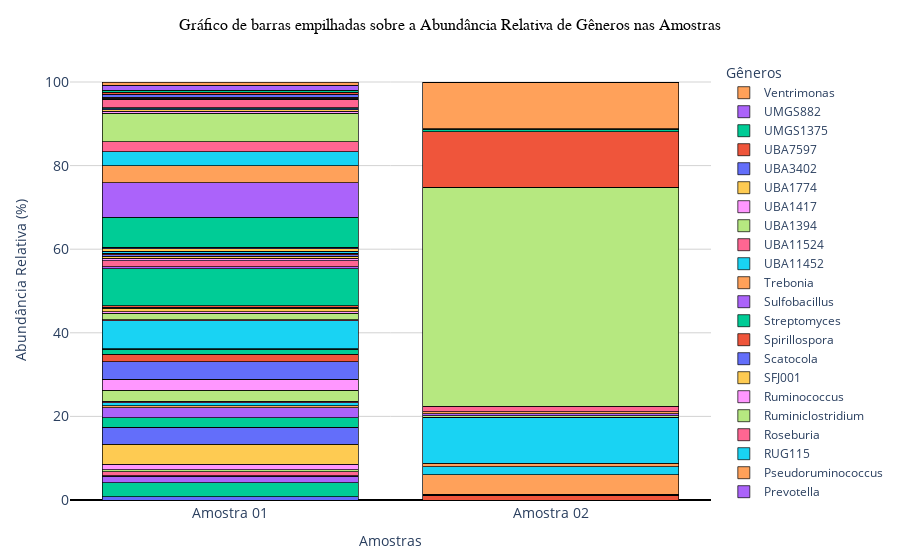

Notebook source saved alongside this figure:
### Markdown cell above
O seguinte código abaixo busca desenvolver um gráfico de barras empilhadas considerando o gênero e a abundância relativa calculada anteriormente para cada uma das amostras. Optei por fazer um gráfico interativo para melhor visualização de cada gênero e sua respectiva abundância de forma individual.

Caso seja do interesse salvar de forma não interativa, basta não comentar a última linha de código

### Code cell
amostras = ["Amostra 01", "Amostra 02"]

cores = px.colors.qualitative.Plotly

trace_list = []
for i, genero in enumerate(genero_abundancia_relativa["Genero"].unique()):
    valores = genero_abundancia_relativa.loc[
        genero_abundancia_relativa["Genero"] == genero, ["Amostra 1 (%)", "Amostra 2 (%)"]
    ].values.flatten()

    trace = go.Bar(
        x=amostras,
        y=valores,
        name=genero, 
        hovertemplate='<b>%{x}</b><br>Gênero: ' + genero + '<br>Abundância Relativa: %{y:.2f}%',
        marker=dict(color=cores[i % len(cores)], line=dict(color="black", width=0.7)),
        hoverlabel=dict(namelength=0) 
    )
    trace_list.append(trace)

layout = go.Layout(
    title=dict(
        text="Gráfico de barras empilhadas sobre a Abundância Relativa de Gêneros nas Amostras",
        x=0.5, 
        font=dict(size=16, family="Arial, sans-serif", color="black")
    ),
    xaxis=dict(
        title="Amostras",
        tickfont=dict(size=14),
        showline=True,
        linecolor="black"
    ),
    yaxis=dict(
        title="Abundância Relativa (%)",
        tickfont=dict(size=14),
        showgrid=True,
        gridcolor="lightgrey",
        zeroline=True,
        zerolinecolor="black"
    ),
    barmode="stack",
    legend=dict(
        title="Gêneros",
        x=1.02,
        y=1,
        font=dict(size=12)
    ),
    plot_bgcolor="white",
    margin=dict(t=60, r=50, b=60, l=70),
)

fig = go.Figure(data=trace_list, layout=layout)
fig.show()


fig.write_html("./resultados/grafico_barras_empilhadas.html")
# fig.write_image("./resultados/grafico_barras_empilhadas.png") #Caso queira salvar o gráfico de forma não interativa

### Figure 1 — Plotly figure (JSON) as saved in the notebook; plotly's stock layout.template omitted (floating-point values rounded to 4 significant figures)
{"data": [{"hoverlabel": {"namelength": 0}, "hovertemplate": "<b>%{x}</b><br>Gênero: Acetatifactor<br>Abundância Relativa: %{y:.2f}%", "marker": {"color": "#636EFA", "line": {"color": "black", "width": 0.7}}, "name": "Acetatifactor", "type": "bar", "x": ["Amostra 01", "Amostra 02"], "y": [0.8, 0]}, {"hoverlabel": {"namelength": 0}, "hovertemplate": "<b>%{x}</b><br>Gênero: Actinopolyspora<br>Abundância Relativa: %{y:.2f}%", "marker": {"color": "#EF553B", "line": {"color": "black", "width": 0.7}}, "name": "Actinopolyspora", "type": "bar", "x": ["Amostra 01", "Amostra 02"], "y": [0, 1.17]}, {"hoverlabel": {"namelength": 0}, "hovertemplate": "<b>%{x}</b><br>Gênero: Agathobacter<br>Abundância Relativa: %{y:.2f}%", "marker": {"color": "#00CC96", "line": {"color": "black", "width": 0.7}}, "name": "Agathobacter", "type": "bar", "x": ["Amostra 01", "Amostra 02"], "y": [3.35, 0]}, {"hoverlabel": {"namelength": 0}, "hovertemplate": "<b>%{x}</b><br>Gênero: Agathobaculum<br>Abundância Relativa: %{y:.2f}%", "marker": {"color": "#AB63FA", "line": {"color": "black", "width": 0.7}}, "name": "Agathobaculum", "type": "bar", "x": ["Amostra 01", "Amostra 02"], "y": [1.48, 0]}, {"hoverlabel": {"namelength": 0}, "hovertemplate": "<b>%{x}</b><br>Gênero: Akkermansia<br>Abundância Relativa: %{y:.2f}%", "marker": {"color": "#FFA15A", "line": {"color": "black", "width": 0.7}}, "name": "Akkermansia", "type": "bar", "x": ["Amostra 01", "Amostra 02"], "y": [0.19, 0]}, {"hoverlabel": {"namelength": 0}, "hovertemplate": "<b>%{x}</b><br>Gênero: Alicyclobacillus<br>Abundância Relativa: %{y:.2f}%", "marker": {"color": "#19D3F3", "line": {"color": "black", "width": 0.7}}, "name": "Alicyclobacillus", "type": "bar", "x": ["Amostra 01", "Amostra 02"], "y": [0, 0.21]}, {"hoverlabel": {"namelength": 0}, "hovertemplate": "<b>%{x}</b><br>Gênero: Alistipes<br>Abundância Relativa: %{y:.2f}%", "marker": {"color": "#FF6692", "line": {"color": "black", "width": 0.7}}, "name": "Alistipes", "type": "bar", "x": ["Amostra 01", "Amostra 02"], "y": [0.95, 0]}, {"hoverlabel": {"namelength": 0}, "hovertemplate": "<b>%{x}</b><br>Gênero: Anaerobutyricum<br>Abundância Relativa: %{y:.2f}%", "marker": {"color": "#B6E880", "line": {"color": "black", "width": 0.7}}, "name": "Anaerobutyricum", "type": "bar", "x": ["Amostra 01", "Amostra 02"], "y": [0.49, 0]}, {"hoverlabel": {"namelength": 0}, "hovertemplate": "<b>%{x}</b><br>Gênero: Anaerostipes<br>Abundância Relativa: %{y:.2f}%", "marker": {"color": "#FF97FF", "line": {"color": "black", "width": 0.7}}, "name": "Anaerostipes", "type": "bar", "x": ["Amostra 01", "Amostra 02"], "y": [1.33, 0]}, {"hoverlabel": {"namelength": 0}, "hovertemplate": "<b>%{x}</b><br>Gênero: Bacteroides<br>Abundância Relativa: %{y:.2f}%", "marker": {"color": "#FECB52", "line": {"color": "black", "width": 0.7}}, "name": "Bacteroides", "type": "bar", "x": ["Amostra 01", "Amostra 02"], "y": [4.72, 0]}, {"hoverlabel": {"namelength": 0}, "hovertemplate": "<b>%{x}</b><br>Gênero: Blautia<br>Abundância Relativa: %{y:.2f}%", "marker": {"color": "#636EFA", "line": {"color": "black", "width": 0.7}}, "name": "Blautia", "type": "bar", "x": ["Amostra 01", "Amostra 02"], "y": [3.96, 0]}, {"hoverlabel": {"namelength": 0}, "hovertemplate": "<b>%{x}</b><br>Gênero: Bulleidia<br>Abundância Relativa: %{y:.2f}%", "marker": {"color": "#EF553B", "line": {"color": "black", "width": 0.7}}, "name": "Bulleidia", "type": "bar", "x": ["Amostra 01", "Amostra 02"], "y": [0.19, 0]}, {"hoverlabel": {"namelength": 0}, "hovertemplate": "<b>%{x}</b><br>Gênero: Butyribacter<br>Abundância Relativa: %{y:.2f}%", "marker": {"color": "#00CC96", "line": {"color": "black", "width": 0.7}}, "name": "Butyribacter", "type": "bar", "x": ["Amostra 01", "Amostra 02"], "y": [2.17, 0]}, {"hoverlabel": {"namelength": 0}, "hovertemplate": "<b>%{x}</b><br>Gênero: Butyricicoccus<br>Abundância Relativa: %{y:.2f}%", "marker": {"color": "#AB63FA", "line": {"color": "black", "width": 0.7}}, "name": "Butyricicoccus", "type": "bar", "x": ["Amostra 01", "Amostra 02"], "y": [2.47, 0]}, {"hoverlabel": {"namelength": 0}, "hovertemplate": "<b>%{x}</b><br>Gênero: CAG-115<br>Abundância Relativa: %{y:.2f}%", "marker": {"color": "#FFA15A", "line": {"color": "black", "width": 0.7}}, "name": "CAG-115", "type": "bar", "x": ["Amostra 01", "Amostra 02"], "y": [0.49, 0]}, {"hoverlabel": {"namelength": 0}, "hovertemplate": "<b>%{x}</b><br>Gênero: CAG-177<br>Abundância Relativa: %{y:.2f}%", "marker": {"color": "#19D3F3", "line": {"color": "black", "width": 0.7}}, "name": "CAG-177", "type": "bar", "x": ["Amostra 01", "Amostra 02"], "y": [0.65, 0]}, {"hoverlabel": {"namelength": 0}, "hovertemplate": "<b>%{x}</b><br>Gênero: CAG-217<br>Abundância Relativa: %{y:.2f}%", "marker": {"color": "#FF6692", "line": {"color": "black", "width": 0.7}}, "name": "CAG-217", "type": "bar", "x": ["Amostra 01", "Amostra 02"], "y": [0.38, 0]}, {"hoverlabel": {"namelength": 0}, "hovertemplate": "<b>%{x}</b><br>Gênero: CAG-41<br>Abundância Relativa: %{y:.2f}%", "marker": {"color": "#B6E880", "line": {"color": "black", "width": 0.7}}, "name": "CAG-41", "type": "bar", "x": ["Amostra 01", "Amostra 02"], "y": [2.63, 0]}, {"hoverlabel": {"namelength": 0}, "hovertemplate": "<b>%{x}</b><br>Gênero: CAG-83<br>Abundância Relativa: %{y:.2f}%", "marker": {"color": "#FF97FF", "line": {"color": "black", "width": 0.7}}, "name": "CAG-83", "type": "bar", "x": ["Amostra 01", "Amostra 02"], "y": [2.51, 0]}, {"hoverlabel": {"namelength": 0}, "hovertemplate": "<b>%{x}</b><br>Gênero: CAG-841<br>Abundância Relativa: %{y:.2f}%", "marker": {"color": "#FECB52", "line": {"color": "black", "width": 0.7}}, "name": "CAG-841", "type": "bar", "x": ["Amostra 01", "Amostra 02"], "y": [0.11, 0]}, {"hoverlabel": {"namelength": 0}, "hovertemplate": "<b>%{x}</b><br>Gênero: Clostridium<br>Abundância Relativa: %{y:.2f}%", "marker": {"color": "#636EFA", "line": {"color": "black", "width": 0.7}}, "name": "Clostridium", "type": "bar", "x": ["Amostra 01", "Amostra 02"], "y": [4.15, 0]}, {"hoverlabel": {"namelength": 0}, "hovertemplate": "<b>%{x}</b><br>Gênero: Coprococcus<br>Abundância Relativa: %{y:.2f}%", "marker": {"color": "#EF553B", "line": {"color": "black", "width": 0.7}}, "name": "Coprococcus", "type": "bar", "x": ["Amostra 01", "Amostra 02"], "y": [1.83, 0]}, {"hoverlabel": {"namelength": 0}, "hovertemplate": "<b>%{x}</b><br>Gênero: Copromonas<br>Abundância Relativa: %{y:.2f}%", "marker": {"color": "#00CC96", "line": {"color": "black", "width": 0.7}}, "name": "Copromonas", "type": "bar", "x": ["Amostra 01", "Amostra 02"], "y": [1.22, 0]}, {"hoverlabel": {"namelength": 0}, "hovertemplate": "<b>%{x}</b><br>Gênero: Cronobacter<br>Abundância Relativa: %{y:.2f}%", "marker": {"color": "#AB63FA", "line": {"color": "black", "width": 0.7}}, "name": "Cronobacter", "type": "bar", "x": ["Amostra 01", "Amostra 02"], "y": [0.11, 0]}, {"hoverlabel": {"namelength": 0}, "hovertemplate": "<b>%{x}</b><br>Gênero: Curtobacterium<br>Abundância Relativa: %{y:.2f}%", "marker": {"color": "#FFA15A", "line": {"color": "black", "width": 0.7}}, "name": "Curtobacterium", "type": "bar", "x": ["Amostra 01", "Amostra 02"], "y": [0, 4.7]}, {"hoverlabel": {"namelength": 0}, "hovertemplate": "<b>%{x}</b><br>Gênero: Desconhecido<br>Abundância Relativa: %{y:.2f}%", "marker": {"color": "#19D3F3", "line": {"color": "black", "width": 0.7}}, "name": "Desconhecido", "type": "bar", "x": ["Amostra 01", "Amostra 02"], "y": [6.7, 1.85]}, {"hoverlabel": {"namelength": 0}, "hovertemplate": "<b>%{x}</b><br>Gênero: Dialister<br>Abundância Relativa: %{y:.2f}%", "marker": {"color": "#FF6692", "line": {"color": "black", "width": 0.7}}, "name": "Dialister", "type": "bar", "x": ["Amostra 01", "Amostra 02"], "y": [0.27, 0]}, {"hoverlabel": {"namelength": 0}, "hovertemplate": "<b>%{x}</b><br>Gênero: Dorea<br>Abundância Relativa: %{y:.2f}%", "marker": {"color": "#B6E880", "line": {"color": "black", "width": 0.7}}, "name": "Dorea", "type": "bar", "x": ["Amostra 01", "Amostra 02"], "y": [1.52, 0]}, {"hoverlabel": {"namelength": 0}, "hovertemplate": "<b>%{x}</b><br>Gênero: Duodenibacillus<br>Abundância Relativa: %{y:.2f}%", "marker": {"color": "#FF97FF", "line": {"color": "black", "width": 0.7}}, "name": "Duodenibacillus", "type": "bar", "x": ["Amostra 01", "Amostra 02"], "y": [0.34, 0]}, {"hoverlabel": {"namelength": 0}, "hovertemplate": "<b>%{x}</b><br>Gênero: Dysosmobacter<br>Abundância Relativa: %{y:.2f}%", "marker": {"color": "#FECB52", "line": {"color": "black", "width": 0.7}}, "name": "Dysosmobacter", "type": "bar", "x": ["Amostra 01", "Amostra 02"], "y": [0.91, 0]}, {"hoverlabel": {"namelength": 0}, "hovertemplate": "<b>%{x}</b><br>Gênero: Ellagibacter<br>Abundância Relativa: %{y:.2f}%", "marker": {"color": "#636EFA", "line": {"color": "black", "width": 0.7}}, "name": "Ellagibacter", "type": "bar", "x": ["Amostra 01", "Amostra 02"], "y": [0.15, 0]}, {"hoverlabel": {"namelength": 0}, "hovertemplate": "<b>%{x}</b><br>Gênero: Eubacterium<br>Abundância Relativa: %{y:.2f}%", "marker": {"color": "#EF553B", "line": {"color": "black", "width": 0.7}}, "name": "Eubacterium", "type": "bar", "x": ["Amostra 01", "Amostra 02"], "y": [0.42, 0]}, {"hoverlabel": {"namelength": 0}, "hovertemplate": "<b>%{x}</b><br>Gênero: Faecalibacterium<br>Abundância Relativa: %{y:.2f}%", "marker": {"color": "#00CC96", "line": {"color": "black", "width": 0.7}}, "name": "Faecalibacterium", "type": "bar", "x": ["Amostra 01", "Amostra 02"], "y": [8.79, 0]}, {"hoverlabel": {"namelength": 0}, "hovertemplate": "<b>%{x}</b><br>Gênero: Fusicatenibacter<br>Abundância Relativa: %{y:.2f}%", "marker": {"color": "#AB63FA", "line": {"color": "black", "width": 0.7}}, "name": "Fusicatenibacter", "type": "bar", "x": ["Amostra 01", "Amostra 02"], "y": [0.57, 0]}, {"hoverlabel": {"namelength": 0}, "hovertemplate": "<b>%{x}</b><br>Gênero: Geodermatophilus<br>Abundância Relativa: %{y:.2f}%", "marker": {"color": "#FFA15A", "line": {"color": "black", "width": 0.7}}, "name": "Geodermatophilus", "type": "bar", "x": ["Amostra 01", "Amostra 02"], "y": [0, 0.89]}, {"hoverlabel": {"namelength": 0}, "hovertemplate": "<b>%{x}</b><br>Gênero: Gryllotalpicola<br>Abundância Relativa: %{y:.2f}%", "marker": {"color": "#19D3F3", "line": {"color": "black", "width": 0.7}}, "name": "Gryllotalpicola", "type": "bar", "x": ["Amostra 01", "Amostra 02"], "y": [0, 10.97]}, {"hoverlabel": {"namelength": 0}, "hovertemplate": "<b>%{x}</b><br>Gênero: Intestinibacter<br>Abundância Relativa: %{y:.2f}%", "marker": {"color": "#FF6692", "line": {"color": "black", "width": 0.7}}, "name": "Intestinibacter", "type": "bar", "x": ["Amostra 01", "Amostra 02"], "y": [1.41, 0]}, {"hoverlabel": {"namelength": 0}, "hovertemplate": "<b>%{x}</b><br>Gênero: JADGQX01<br>Abundância Relativa: %{y:.2f}%", "marker": {"color": "#B6E880", "line": {"color": "black", "width": 0.7}}, "name": "JADGQX01", "type": "bar", "x": ["Amostra 01", "Amostra 02"], "y": [0, 0.34]}, {"hoverlabel": {"namelength": 0}, "hovertemplate": "<b>%{x}</b><br>Gênero: Lachnospira<br>Abundância Relativa: %{y:.2f}%", "marker": {"color": "#FF97FF", "line": {"color": "black", "width": 0.7}}, "name": "Lachnospira", "type": "bar", "x": ["Amostra 01", "Amostra 02"], "y": [0.53, 0]}, {"hoverlabel": {"namelength": 0}, "hovertemplate": "<b>%{x}</b><br>Gênero: Limivicinus<br>Abundância Relativa: %{y:.2f}%", "marker": {"color": "#FECB52", "line": {"color": "black", "width": 0.7}}, "name": "Limivicinus", "type": "bar", "x": ["Amostra 01", "Amostra 02"], "y": [0.53, 0]}, {"hoverlabel": {"namelength": 0}, "hovertemplate": "<b>%{x}</b><br>Gênero: Merdicola<br>Abundância Relativa: %{y:.2f}%", "marker": {"color": "#636EFA", "line": {"color": "black", "width": 0.7}}, "name": "Merdicola", "type": "bar", "x": ["Amostra 01", "Amostra 02"], "y": [0.38, 0]}, {"hoverlabel": {"namelength": 0}, "hovertemplate": "<b>%{x}</b><br>Gênero: Methanobrevibacter<br>Abundância Relativa: %{y:.2f}%", "marker": {"color": "#EF553B", "line": {"color": "black", "width": 0.7}}, "name": "Methanobrevibacter", "type": "bar", "x": ["Amostra 01", "Amostra 02"], "y": [0.23, 0]}, {"hoverlabel": {"namelength": 0}, "hovertemplate": "<b>%{x}</b><br>Gênero: Methanosphaera<br>Abundância Relativa: %{y:.2f}%", "marker": {"color": "#00CC96", "line": {"color": "black", "width": 0.7}}, "name": "Methanosphaera", "type": "bar", "x": ["Amostra 01", "Amostra 02"], "y": [0.15, 0]}, {"hoverlabel": {"namelength": 0}, "hovertemplate": "<b>%{x}</b><br>Gênero: Methylophilus<br>Abundância Relativa: %{y:.2f}%", "marker": {"color": "#AB63FA", "line": {"color": "black", "width": 0.7}}, "name": "Methylophilus", "type": "bar", "x": ["Amostra 01", "Amostra 02"], "y": [0, 0.55]}, {"hoverlabel": {"namelength": 0}, "hovertemplate": "<b>%{x}</b><br>Gênero: Microlunatus<br>Abundância Relativa: %{y:.2f}%", "marker": {"color": "#FFA15A", "line": {"color": "black", "width": 0.7}}, "name": "Microlunatus", "type": "bar", "x": ["Amostra 01", "Amostra 02"], "y": [0, 0.48]}, {"hoverlabel": {"namelength": 0}, "hovertemplate": "<b>%{x}</b><br>Gênero: NSJ-50<br>Abundância Relativa: %{y:.2f}%", "marker": {"color": "#19D3F3", "line": {"color": "black", "width": 0.7}}, "name": "NSJ-50", "type": "bar", "x": ["Amostra 01", "Amostra 02"], "y": [0.3, 0]}, {"hoverlabel": {"namelength": 0}, "hovertemplate": "<b>%{x}</b><br>Gênero: Nocardia<br>Abundância Relativa: %{y:.2f}%", "marker": {"color": "#FF6692", "line": {"color": "black", "width": 0.7}}, "name": "Nocardia", "type": "bar", "x": ["Amostra 01", "Amostra 02"], "y": [0, 1.23]}, {"hoverlabel": {"namelength": 0}, "hovertemplate": "<b>%{x}</b><br>Gênero: Nocardioides<br>Abundância Relativa: %{y:.2f}%", "marker": {"color": "#B6E880", "line": {"color": "black", "width": 0.7}}, "name": "Nocardioides", "type": "bar", "x": ["Amostra 01", "Amostra 02"], "y": [0, 52.45]}, {"hoverlabel": {"namelength": 0}, "hovertemplate": "<b>%{x}</b><br>Gênero: Odoribacter<br>Abundância Relativa: %{y:.2f}%", "marker": {"color": "#FF97FF", "line": {"color": "black", "width": 0.7}}, "name": "Odoribacter", "type": "bar", "x": ["Amostra 01", "Amostra 02"], "y": [0.11, 0]}, {"hoverlabel": {"namelength": 0}, "hovertemplate": "<b>%{x}</b><br>Gênero: Parabacteroides<br>Abundância Relativa: %{y:.2f}%", "marker": {"color": "#FECB52", "line": {"color": "black", "width": 0.7}}, "name": "Parabacteroides", "type": "bar", "x": ["Amostra 01", "Amostra 02"], "y": [0.61, 0]}, {"hoverlabel": {"namelength": 0}, "hovertemplate": "<b>%{x}</b><br>Gênero: Parasutterella<br>Abundância Relativa: %{y:.2f}%", "marker": {"color": "#636EFA", "line": {"color": "black", "width": 0.7}}, "name": "Parasutterella", "type": "bar", "x": ["Amostra 01", "Amostra 02"], "y": [0.23, 0]}, {"hoverlabel": {"namelength": 0}, "hovertemplate": "<b>%{x}</b><br>Gênero: Parolsenella<br>Abundância Relativa: %{y:.2f}%", "marker": {"color": "#EF553B", "line": {"color": "black", "width": 0.7}}, "name": "Parolsenella", "type": "bar", "x": ["Amostra 01", "Amostra 02"], "y": [0.15, 0]}, {"hoverlabel": {"namelength": 0}, "hovertemplate": "<b>%{x}</b><br>Gênero: Phocaeicola<br>Abundância Relativa: %{y:.2f}%", "marker": {"color": "#00CC96", "line": {"color": "black", "width": 0.7}}, "name": "Phocaeicola", "type": "bar", "x": ["Amostra 01", "Amostra 02"], "y": [7.12, 0]}, {"hoverlabel": {"namelength": 0}, "hovertemplate": "<b>%{x}</b><br>Gênero: Prevotella<br>Abundância Relativa: %{y:.2f}%", "marker": {"color": "#AB63FA", "line": {"color": "black", "width": 0.7}}, "name": "Prevotella", "type": "bar", "x": ["Amostra 01", "Amostra 02"], "y": [8.3, 0]}, {"hoverlabel": {"namelength": 0}, "hovertemplate": "<b>%{x}</b><br>Gênero: Pseudoruminococcus<br>Abundância Relativa: %{y:.2f}%", "marker": {"color": "#FFA15A", "line": {"color": "black", "width": 0.7}}, "name": "Pseudoruminococcus", "type": "bar", "x": ["Amostra 01", "Amostra 02"], "y": [4.07, 0]}, {"hoverlabel": {"namelength": 0}, "hovertemplate": "<b>%{x}</b><br>Gênero: RUG115<br>Abundância Relativa: %{y:.2f}%", "marker": {"color": "#19D3F3", "line": {"color": "black", "width": 0.7}}, "name": "RUG115", "type": "bar", "x": ["Amostra 01", "Amostra 02"], "y": [3.39, 0]}, {"hoverlabel": {"namelength": 0}, "hovertemplate": "<b>%{x}</b><br>Gênero: Roseburia<br>Abundância Relativa: %{y:.2f}%", "marker": {"color": "#FF6692", "line": {"color": "black", "width": 0.7}}, "name": "Roseburia", "type": "bar", "x": ["Amostra 01", "Amostra 02"], "y": [2.4, 0]}, {"hoverlabel": {"namelength": 0}, "hovertemplate": "<b>%{x}</b><br>Gênero: Ruminiclostridium<br>Abundância Relativa: %{y:.2f}%", "marker": {"color": "#B6E880", "line": {"color": "black", "width": 0.7}}, "name": "Ruminiclostridium", "type": "bar", "x": ["Amostra 01", "Amostra 02"], "y": [6.81, 0]}, {"hoverlabel": {"namelength": 0}, "hovertemplate": "<b>%{x}</b><br>Gênero: Ruminococcus<br>Abundância Relativa: %{y:.2f}%", "marker": {"color": "#FF97FF", "line": {"color": "black", "width": 0.7}}, "name": "Ruminococcus", "type": "bar", "x": ["Amostra 01", "Amostra 02"], "y": [0.46, 0]}, {"hoverlabel": {"namelength": 0}, "hovertemplate": "<b>%{x}</b><br>Gênero: SFJ001<br>Abundância Relativa: %{y:.2f}%", "marker": {"color": "#FECB52", "line": {"color": "black", "width": 0.7}}, "name": "SFJ001", "type": "bar", "x": ["Amostra 01", "Amostra 02"], "y": [0.34, 0]}, {"hoverlabel": {"namelength": 0}, "hovertemplate": "<b>%{x}</b><br>Gênero: Scatocola<br>Abundância Relativa: %{y:.2f}%", "marker": {"color": "#636EFA", "line": {"color": "black", "width": 0.7}}, "name": "Scatocola", "type": "bar", "x": ["Amostra 01", "Amostra 02"], "y": [0.23, 0]}, {"hoverlabel": {"namelength": 0}, "hovertemplate": "<b>%{x}</b><br>Gênero: Spirillospora<br>Abundância Relativa: %{y:.2f}%", "marker": {"color": "#EF553B", "line": {"color": "black", "width": 0.7}}, "name": "Spirillospora", "type": "bar", "x": ["Amostra 01", "Amostra 02"], "y": [0, 13.2]}, {"hoverlabel": {"namelength": 0}, "hovertemplate": "<b>%{x}</b><br>Gênero: Streptomyces<br>Abundância Relativa: %{y:.2f}%", "marker": {"color": "#00CC96", "line": {"color": "black", "width": 0.7}}, "name": "Streptomyces", "type": "bar", "x": ["Amostra 01", "Amostra 02"], "y": [0, 0.65]}, {"hoverlabel": {"namelength": 0}, "hovertemplate": "<b>%{x}</b><br>Gênero: Sulfobacillus<br>Abundância Relativa: %{y:.2f}%", "marker": {"color": "#AB63FA", "line": {"color": "black", "width": 0.7}}, "name": "Sulfobacillus", "type": "bar", "x": ["Amostra 01", "Amostra 02"], "y": [0, 0.07]}, {"hoverlabel": {"namelength": 0}, "hovertemplate": "<b>%{x}</b><br>Gênero: Trebonia<br>Abundância Relativa: %{y:.2f}%", "marker": {"color": "#FFA15A", "line": {"color": "black", "width": 0.7}}, "name": "Trebonia", "type": "bar", "x": ["Amostra 01", "Amostra 02"], "y": [0, 11.24]}, {"hoverlabel": {"namelength": 0}, "hovertemplate": "<b>%{x}</b><br>Gênero: UBA11452<br>Abundância Relativa: %{y:.2f}%", "marker": {"color": "#19D3F3", "line": {"color": "black", "width": 0.7}}, "name": "UBA11452", "type": "bar", "x": ["Amostra 01", "Amostra 02"], "y": [0.19, 0]}, {"hoverlabel": {"namelength": 0}, "hovertemplate": "<b>%{x}</b><br>Gênero: UBA11524<br>Abundância Relativa: %{y:.2f}%", "marker": {"color": "#FF6692", "line": {"color": "black", "width": 0.7}}, "name": "UBA11524", "type": "bar", "x": ["Amostra 01", "Amostra 02"], "y": [1.98, 0]}, {"hoverlabel": {"namelength": 0}, "hovertemplate": "<b>%{x}</b><br>Gênero: UBA1394<br>Abundância Relativa: %{y:.2f}%", "marker": {"color": "#B6E880", "line": {"color": "black", "width": 0.7}}, "name": "UBA1394", "type": "bar", "x": ["Amostra 01", "Amostra 02"], "y": [0.15, 0]}, {"hoverlabel": {"namelength": 0}, "hovertemplate": "<b>%{x}</b><br>Gênero: UBA1417<br>Abundância Relativa: %{y:.2f}%", "marker": {"color": "#FF97FF", "line": {"color": "black", "width": 0.7}}, "name": "UBA1417", "type": "bar", "x": ["Amostra 01", "Amostra 02"], "y": [0.19, 0]}, {"hoverlabel": {"namelength": 0}, "hovertemplate": "<b>%{x}</b><br>Gênero: UBA1774<br>Abundância Relativa: %{y:.2f}%", "marker": {"color": "#FECB52", "line": {"color": "black", "width": 0.7}}, "name": "UBA1774", "type": "bar", "x": ["Amostra 01", "Amostra 02"], "y": [0.3, 0]}, {"hoverlabel": {"namelength": 0}, "hovertemplate": "<b>%{x}</b><br>Gênero: UBA3402<br>Abundância Relativa: %{y:.2f}%", "marker": {"color": "#636EFA", "line": {"color": "black", "width": 0.7}}, "name": "UBA3402", "type": "bar", "x": ["Amostra 01", "Amostra 02"], "y": [0.61, 0]}, {"hoverlabel": {"namelength": 0}, "hovertemplate": "<b>%{x}</b><br>Gênero: UBA7597<br>Abundância Relativa: %{y:.2f}%", "marker": {"color": "#EF553B", "line": {"color": "black", "width": 0.7}}, "name": "UBA7597", "type": "bar", "x": ["Amostra 01", "Amostra 02"], "y": [0.53, 0]}, {"hoverlabel": {"namelength": 0}, "hovertemplate": "<b>%{x}</b><br>Gênero: UMGS1375<br>Abundância Relativa: %{y:.2f}%", "marker": {"color": "#00CC96", "line": {"color": "black", "width": 0.7}}, "name": "UMGS1375", "type": "bar", "x": ["Amostra 01", "Amostra 02"], "y": [0.42, 0]}, {"hoverlabel": {"namelength": 0}, "hovertemplate": "<b>%{x}</b><br>Gênero: UMGS882<br>Abundância Relativa: %{y:.2f}%", "marker": {"color": "#AB63FA", "line": {"color": "black", "width": 0.7}}, "name": "UMGS882", "type": "bar", "x": ["Amostra 01", "Amostra 02"], "y": [1.22, 0]}, {"hoverlabel": {"namelength": 0}, "hovertemplate": "<b>%{x}</b><br>Gênero: Ventrimonas<br>Abundância Relativa: %{y:.2f}%", "marker": {"color": "#FFA15A", "line": {"color": "black", "width": 0.7}}, "name": "Ventrimonas", "type": "bar", "x": ["Amostra 01", "Amostra 02"], "y": [0.76, 0]}], "layout": {"barmode": "stack", "legend": {"font": {"size": 12}, "title": {"text": "Gêneros"}, "x": 1.02, "y": 1}, "margin": {"b": 60, "l": 70, "r": 50, "t": 60}, "plot_bgcolor": "white", "title": {"font": {"color": "black", "family": "Arial, sans-serif", "size": 16}, "text": "Gráfico de barras empilhadas sobre a Abundância Relativa de Gêneros nas Amostras", "x": 0.5}, "xaxis": {"linecolor": "black", "showline": true, "tickfont": {"size": 14}, "title": {"text": "Amostras"}}, "yaxis": {"gridcolor": "lightgrey", "showgrid": true, "tickfont": {"size": 14}, "title": {"text": "Abundância Relativa (%)"}, "zeroline": true, "zerolinecolor": "black"}}}
